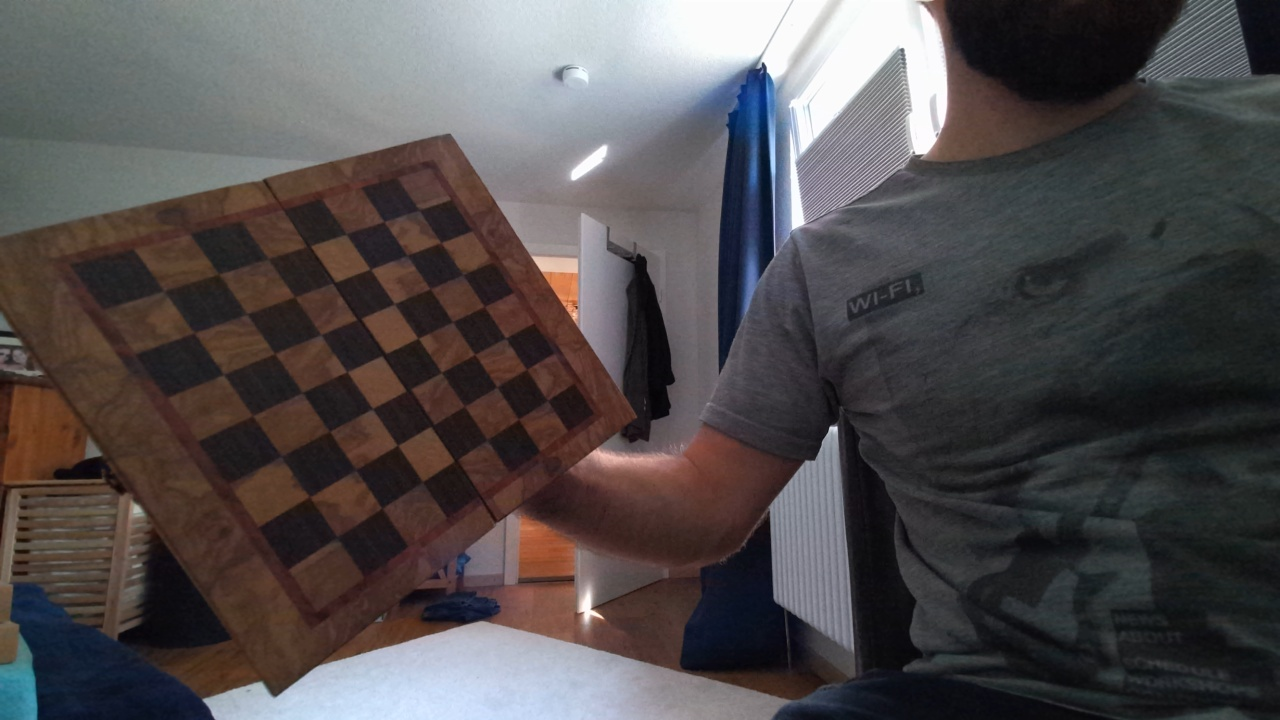
#> input picture CalibrateInPy/Assets/screenshot0.jpg, 1280 x 720 px, found by its file name
$ python orbDetector.py
#> lines starting #> are read from the running program, lines starting #| are printed output that depends on the picture
import numpy as np
import cv2 as cv
from matplotlib import pyplot as plt
img = cv.imread('Assets/screenshot0.jpg', cv.IMREAD_GRAYSCALE)
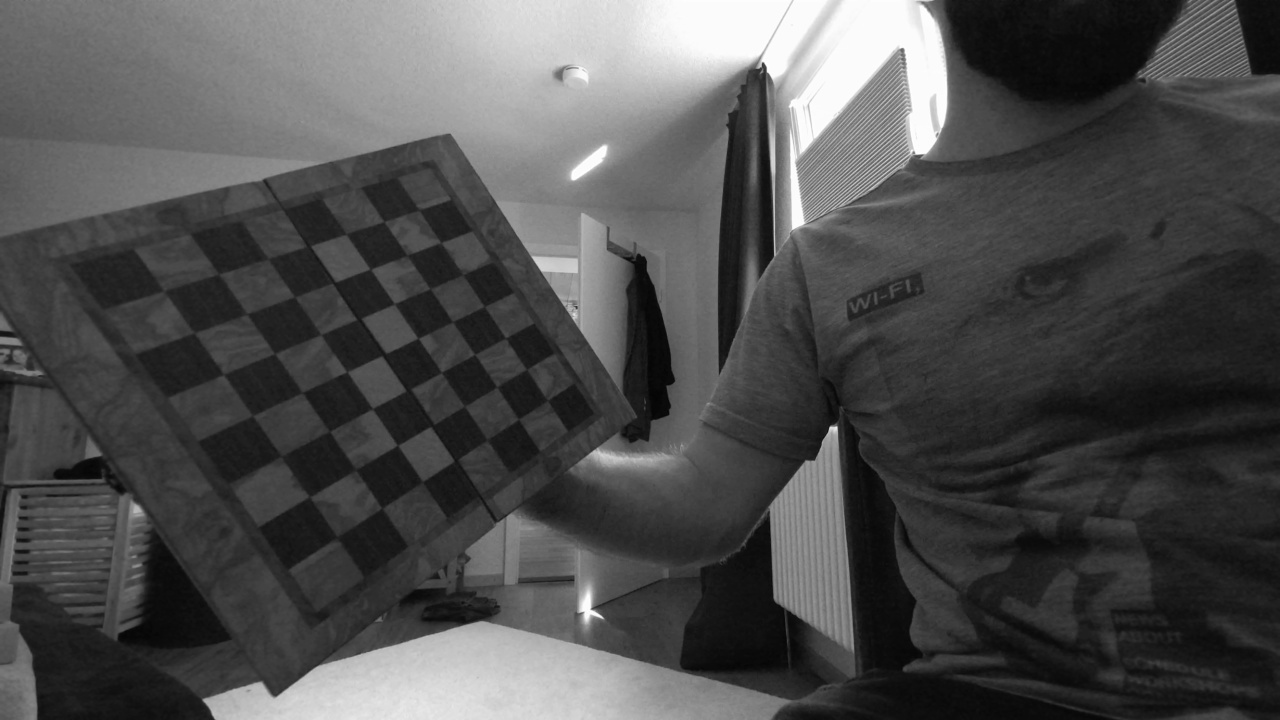
#> img: shape (720, 1280); min 4, max 255, mean 78.1
# Initiate ORB detector
orb = cv.ORB_create()
# find the keypoints with ORB
kp = orb.detect(img,None)
#> kp = 500 keypoints; strongest (x, y, size): (763, 64, 31), (763, 65, 37.2), (830, 427, 31), (835, 427, 53.6)
# compute the descriptors with ORB
kp, des = orb.compute(img, kp)
# draw only keypoints location,not size and orientation
img2 = cv.drawKeypoints(img, kp, None, color=(0,255,0), flags=0)
plt.imshow(img2), plt.show()

$ run again, with CalibrateInPy/Assets/screenshot1.jpg copied over CalibrateInPy/Assets/screenshot0.jpg
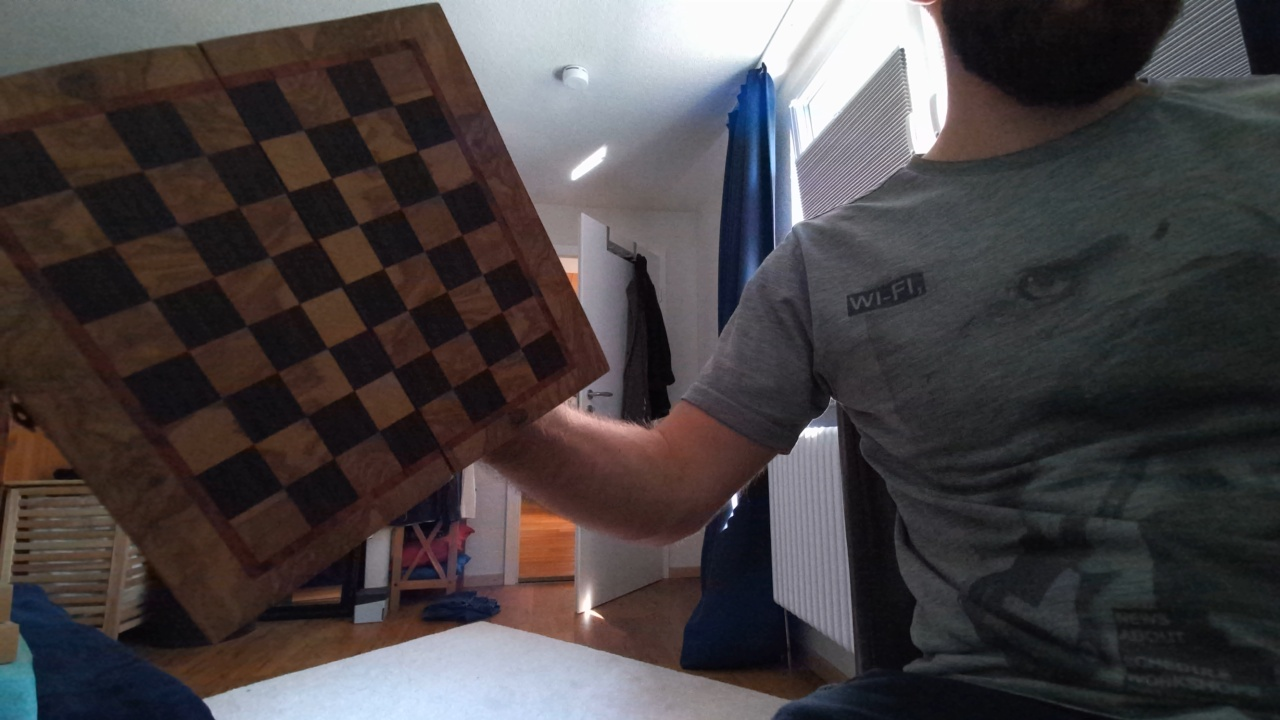
#> input picture CalibrateInPy/Assets/screenshot1.jpg, 1280 x 720 px, found by its file name
#> `img = cv.imread('Assets/screenshot0.jpg', cv.IMREAD_GRAYSCALE)`:
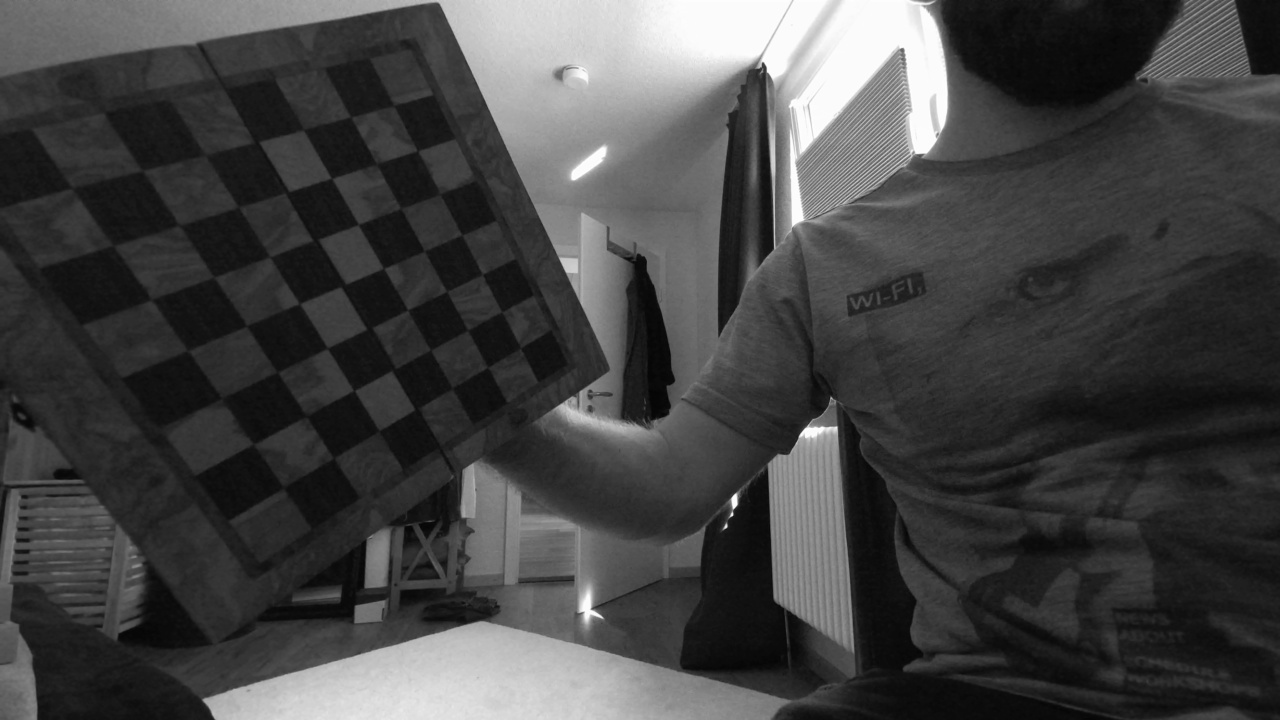
#> img: shape (720, 1280); min 4, max 255, mean 67.9
#> kp = 500 keypoints; strongest (x, y, size): (726, 526, 31), (732, 514, 31), (763, 64, 31), (733, 505, 44.6)
